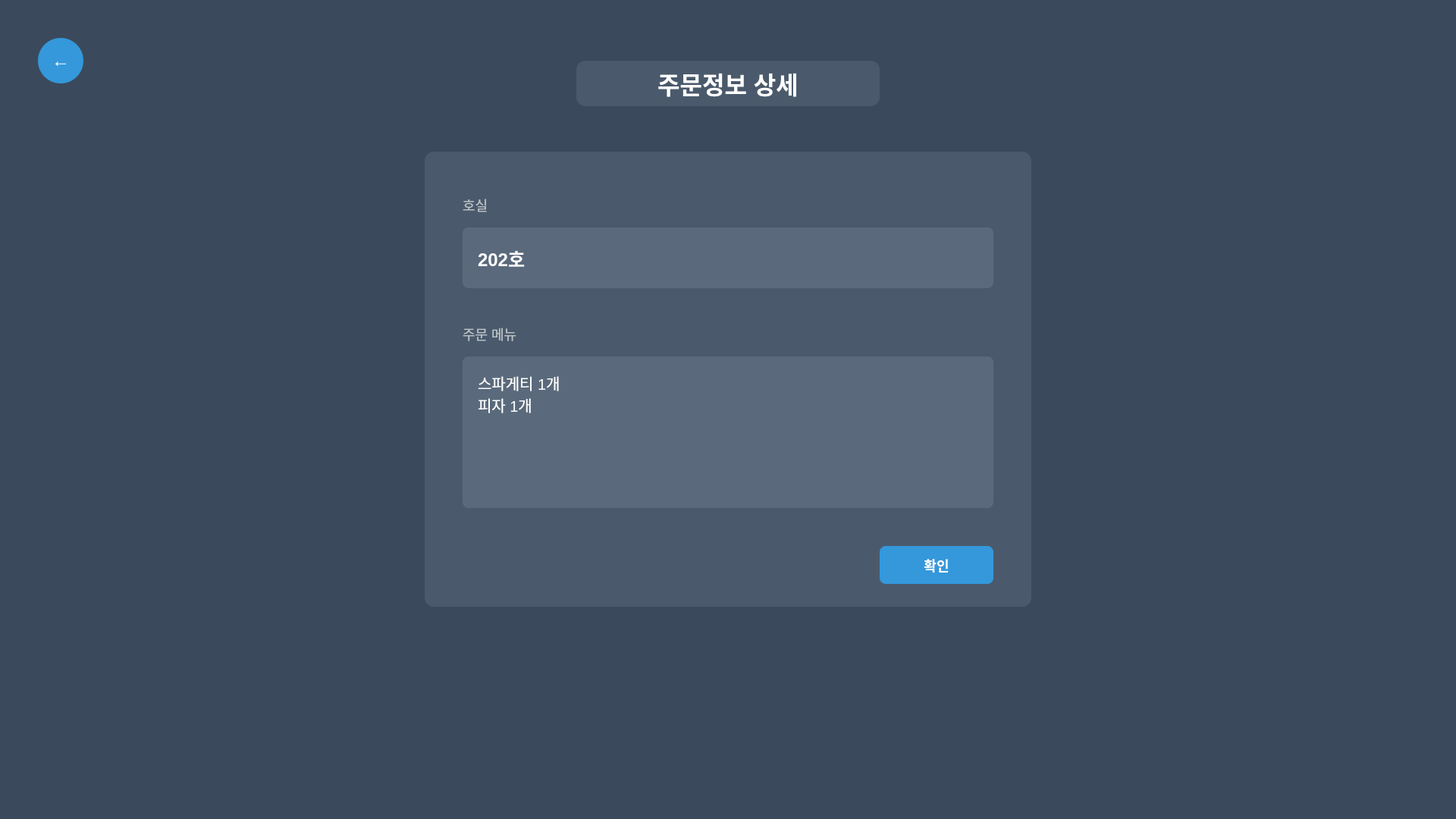
<?xml version="1.0" encoding="UTF-8"?>
<ui version="4.0">
 <class>OrderDisplay</class>
 <widget class="QWidget" name="OrderDisplay">
  <property name="geometry">
   <rect>
    <x>0</x>
    <y>0</y>
    <width>1920</width>
    <height>1080</height>
   </rect>
  </property>
  <property name="windowTitle">
   <string>Order Display</string>
  </property>
  <property name="styleSheet">
   <string>QWidget {
    background-color: #3a4a5c;
}

QLabel {
    color: white;
    font-family: "Malgun Gothic", "Arial", sans-serif;
    background-color: transparent;
    border: none;
}

QPushButton {
    background-color: #3498db;
    color: white;
    border: none;
    border-radius: 8px;
    font-family: "Malgun Gothic", sans-serif;
    font-weight: bold;
    font-size: 18px;
}

QPushButton:hover {
    background-color: #2980b9;
}

QFrame {
    background-color: #4a5a6c;
    border-radius: 12px;
}</string>
  </property>
  
  <!-- 뒤로가기 버튼 -->
  <widget class="QPushButton" name="backButton">
   <property name="geometry">
    <rect>
     <x>50</x>
     <y>50</y>
     <width>60</width>
     <height>60</height>
    </rect>
   </property>
   <property name="text">
    <string>←</string>
   </property>
   <property name="styleSheet">
    <string>font-size: 24px; border-radius: 30px;</string>
   </property>
  </widget>
  
  <!-- 제목 -->
  <widget class="QLabel" name="titleLabel">
   <property name="geometry">
    <rect>
     <x>760</x>
     <y>80</y>
     <width>400</width>
     <height>60</height>
    </rect>
   </property>
   <property name="text">
    <string>주문정보 상세</string>
   </property>
   <property name="styleSheet">
    <string>font-size: 32px; font-weight: bold;</string>
   </property>
   <property name="alignment">
    <set>Qt::AlignCenter</set>
   </property>
  </widget>
  
  <!-- 주문 정보 표시 프레임 -->
  <widget class="QFrame" name="orderInfoFrame">
   <property name="geometry">
    <rect>
     <x>560</x>
     <y>200</y>
     <width>800</width>
     <height>600</height>
    </rect>
   </property>
   
   <!-- 호실 정보 -->
   <widget class="QLabel" name="roomLabel">
    <property name="geometry">
     <rect>
      <x>50</x>
      <y>50</y>
      <width>100</width>
      <height>40</height>
     </rect>
    </property>
    <property name="text">
     <string>호실</string>
    </property>
    <property name="styleSheet">
     <string>font-size: 18px; color: #bdc3c7;</string>
    </property>
   </widget>
   
   <!-- 호실 번호 표시 -->
   <widget class="QFrame" name="roomDisplay">
    <property name="geometry">
     <rect>
      <x>50</x>
      <y>100</y>
      <width>700</width>
      <height>80</height>
     </rect>
    </property>
    <property name="styleSheet">
     <string>background-color: #5a6a7c; border-radius: 8px;</string>
    </property>
    
    <widget class="QLabel" name="roomNumber">
     <property name="geometry">
      <rect>
       <x>20</x>
       <y>20</y>
       <width>660</width>
       <height>40</height>
      </rect>
     </property>
     <property name="text">
      <string>202호</string>
     </property>
     <property name="styleSheet">
      <string>font-size: 24px; color: white; font-weight: bold;</string>
     </property>
    </widget>
   </widget>
   
   <!-- 주문 메뉴 라벨 -->
   <widget class="QLabel" name="menuLabel">
    <property name="geometry">
     <rect>
      <x>50</x>
      <y>220</y>
      <width>100</width>
      <height>40</height>
     </rect>
    </property>
    <property name="text">
     <string>주문 메뉴</string>
    </property>
    <property name="styleSheet">
     <string>font-size: 18px; color: #bdc3c7;</string>
    </property>
   </widget>
   
   <!-- 주문 메뉴 표시 -->
   <widget class="QFrame" name="menuDisplay">
    <property name="geometry">
     <rect>
      <x>50</x>
      <y>270</y>
      <width>700</width>
      <height>200</height>
     </rect>
    </property>
    <property name="styleSheet">
     <string>background-color: #5a6a7c; border-radius: 8px;</string>
    </property>
    
    <widget class="QLabel" name="menuItems">
     <property name="geometry">
      <rect>
       <x>20</x>
       <y>20</y>
       <width>660</width>
       <height>160</height>
      </rect>
     </property>
     <property name="text">
      <string>스파게티 1개
피자 1개</string>
     </property>
     <property name="styleSheet">
      <string>font-size: 20px; color: white; line-height: 1.5;</string>
     </property>
     <property name="alignment">
      <set>Qt::AlignTop</set>
     </property>
    </widget>
   </widget>
   
   <!-- 확인 버튼 -->
   <widget class="QPushButton" name="confirmButton">
    <property name="geometry">
     <rect>
      <x>600</x>
      <y>520</y>
      <width>150</width>
      <height>50</height>
     </rect>
    </property>
    <property name="text">
     <string>확인</string>
    </property>
    <property name="styleSheet">
     <string>font-size: 18px; font-weight: bold;</string>
    </property>
   </widget>
  </widget>
 </widget>
 <resources/>
 <connections/>
</ui>
